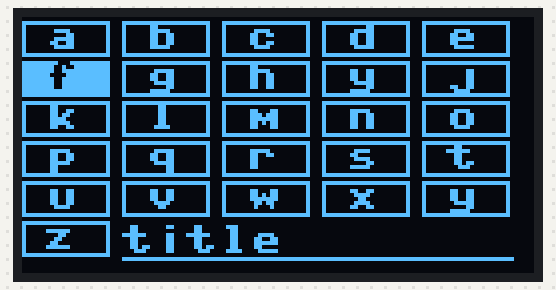
Bench run of a program on a simulated ESP8266 board running MicroPython. Parts: 128×64 one-colour display. What the program prints to the serial console is not drawn. At 6.1 s the program stops and its outputs stay as they are.

Above: at 0.64 s.
At 1.52 s:
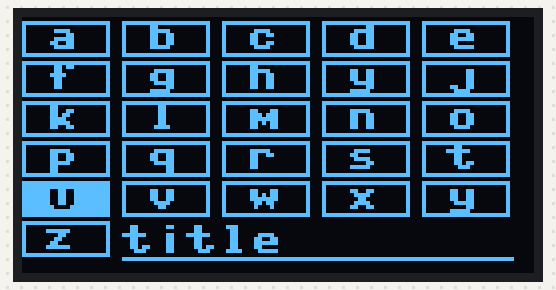
At 2.41 s:
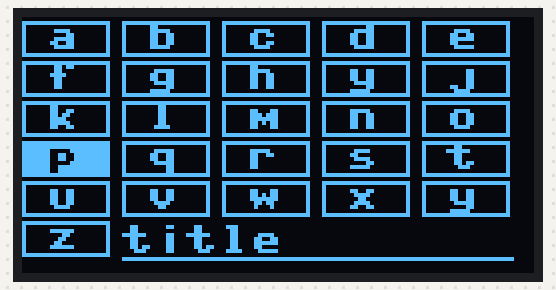
At 3.59 s:
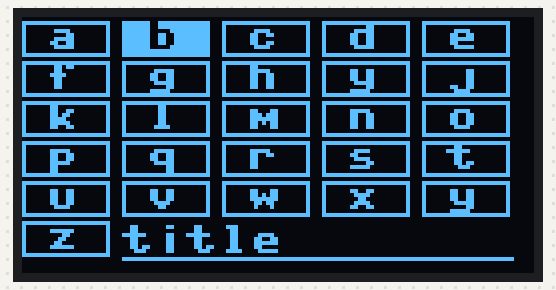
At 4.4 s:
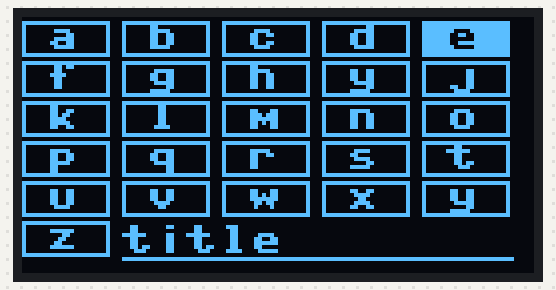
At 5.9 s:
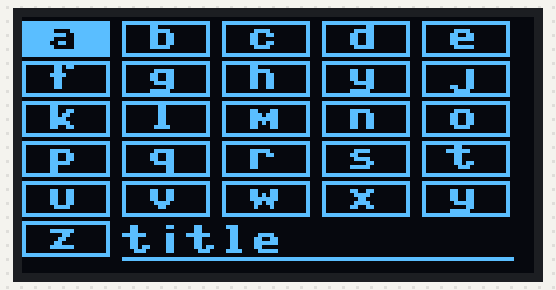

Measured:
- what the display in image 4 shows lasts 0.6 s, from 4.3 s to 4.9 s

The program:

example.py
```python
from machine import Pin,I2C
import ssd1306
import keyboard
import time

i2c = I2C(scl=Pin(5), sda=Pin(4), freq=100000)

lcd=ssd1306.SSD1306_I2C(128,64,i2c)
k=keyboard.keyboard(lcd) #初始化键盘对象,要带上ssd1306对象
k.init('title') #键盘的标题(不一定要定义)
lcd.show()
for x in range(5):
  time.sleep(0.2)
  k.moveDown()
  lcd.show()
  print('moveDown:',k.zb,k.get())
for x in range(5):
  time.sleep(0.2)
  k.moveUp()
  lcd.show()
  print('moveUp',k.zb,k.get())
for x in range(5):
  time.sleep(0.2)
  k.moveRight()
  lcd.show()
  print('moveRight',k.zb,k.get())
for x in range(5):
  time.sleep(0.2)
  k.moveLeft()
  lcd.show()
  print('moveLeft',k.zb,k.get())
print(k.get())
```

keyboard.py
```python
class keyboard:
  def __init__(self,lcd):
    self.lcd=lcd
    self.zb=[0,0]
    self.key=[('a','b','c','d','e'),('f','g','h','y','j'),('k','l','m','n','o'),('p','q','r','s','t'),('u','v','w','x','y'),('z')]
  def init(self,title=''):
    self.title=title
    self.lcd.fill(0)
    for xx in range(5):
      for x in range(5):
        self.lcd.rect(x*25,1+(xx*10),22,9,1)
        self.lcd.text(self.key[xx][x],6+(x*25),1+(xx*10))
    self.lcd.rect(0,51,22,9,1)
    self.lcd.text(self.title[0:12],25,52)
    self.lcd.text(self.key[5][0],5,51)

    self.lcd.fill_rect(0,1,22,9,1)
    self.lcd.text(self.key[0][0],6,1,0)
    if self.title !='':
      self.lcd.hline(25,60,98,1)
  def moveUp(self):
    if self.zb[1] != 0:
      self.clear()
      self.zb[1]-=1
      self.update()
  def moveDown(self):
    if self.zb[1] != 4 or self.zb[0]==0:
      if self.zb[0] == 0 and self.zb[1] ==4:
        self.clear()
        self.zb[1]+=1 #移动到z代码
        self.update()
      elif self.zb[1] <=4:
        self.clear()
        self.zb[1]+=1 #正常下移
        self.update()
  def moveLeft(self):
    if self.zb[1] != 5:
      if self.zb[0] !=0:
        self.clear()
        self.zb[0]-=1 #左代码
        self.update()
  def moveRight(self):
    if self.zb[1] != 5:
      if self.zb[0] !=4:
        self.clear()
        self.zb[0]+=1 #右代码
        self.update()
  def ent(self,title):
    self.lcd.fill_rect(28,51,100,10,0)
    if len(title) <=12:
      self.lcd.text(title,25,52)
    else:
      self.lcd.text(title[-11:],25,52)
    self.lcd.hline(25,60,98,1)
  def clear_ent(self):
    self.lcd.fill_rect(28,51,100,10,0)
  def get(self):
    r=self.key[self.zb[1]][self.zb[0]]
    return r
  def clear(self):
    self.lcd.fill_rect(self.zb[0]*25,1+(self.zb[1]*10),22,9,0) #清除
    self.lcd.rect(self.zb[0]*25,1+(self.zb[1]*10),22,9,1)
    self.lcd.text(self.key[self.zb[1]][self.zb[0]],6+(self.zb[0]*25),1+(self.zb[1]*10))
  def update(self):
    self.lcd.fill_rect(self.zb[0]*25,1+(self.zb[1]*10),22,9,1)
    self.lcd.text(self.key[self.zb[1]][self.zb[0]],6+(self.zb[0]*25),1+(self.zb[1]*10),0)
```
